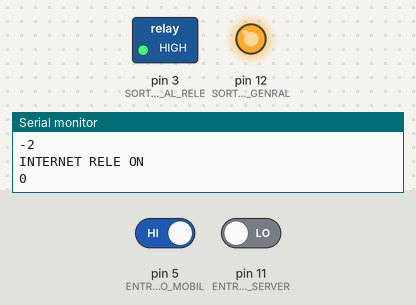
This sketch was run on a simulated Arduino Uno, built with avr-gcc and run on an emulated ATmega328P. Parts: switched loads named in the sketch (green lamp = pin HIGH), output pins drawn as LEDs (lit = HIGH), the last lines printed to the serial monitor. Inputs (shaded band) come from the test bench; at power-on: pin 5 (ENTRADA_INFO_MOBIL) HIGH, pin 11 (ENTRADA_INFO_SERVER) LOW.

Above: at 1.8 s.
1.9 s: pin 5 (ENTRADA_INFO_MOBIL) driven LOW
At 2.8 s:
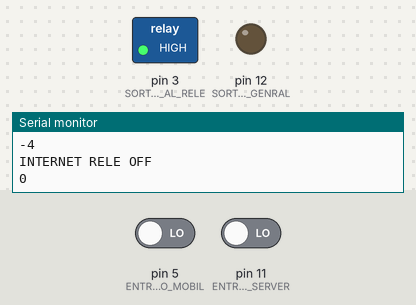
3.5 s: pin 11 (ENTRADA_INFO_SERVER) driven HIGH
At 4.4 s:
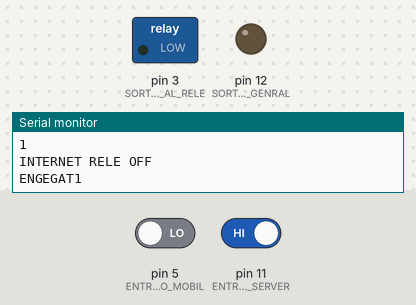
5.5 s: pin 5 (ENTRADA_INFO_MOBIL) driven HIGH
At 7.2 s:
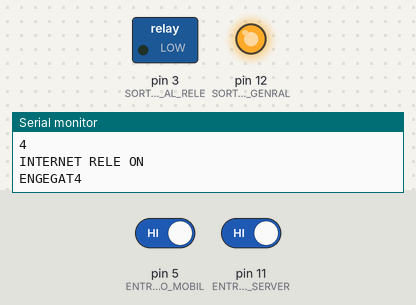
7.5 s: pin 11 (ENTRADA_INFO_SERVER) driven LOW
At 8.7 s:
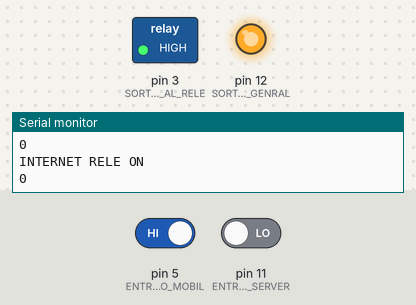
Timing chart, 0 to 10.5 s (numbered marks = the images above; inputs shaded):
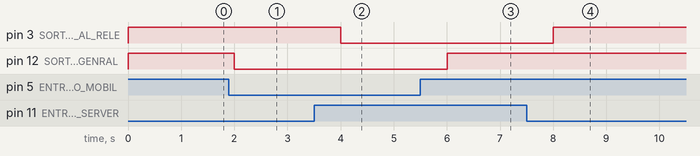

Measured:
- after the input at 1.9 s, pin 12 (SORTIDA_INFO_LLUM_GENRAL): HIGH → LOW after 0.10 s
- after the input at 3.5 s, pin 3 (SORTIDA_CAP_AL_RELE): HIGH → LOW after 0.50 s
- after the input at 5.5 s, pin 12 (SORTIDA_INFO_LLUM_GENRAL): LOW → HIGH after 0.50 s
- after the input at 7.5 s, pin 3 (SORTIDA_CAP_AL_RELE): LOW → HIGH after 0.51 s

The sketch:

Arduino_i2c_reles.ino
```cpp
// Coden by Bepes
////////////// ARDUINO RELES /////////
  bool estat_llum_general = 0; // LLUM APP MOVIL
  bool estat_llum_rele = 0; // LLUM GENERAL
  bool estat_llum_server = 0; // LLUM SERVER
  bool estat = LOW;
  int isOn = 0;
  int isOff= 2;


void setup(){
  Serial.begin(9600);
  pinMode(5, INPUT);// ENTRADA INFO MOBIL
  pinMode(3, OUTPUT); // SORTIDA CAP AL RELE
  pinMode(11, INPUT);// ENTRADA INFO SERVER
  pinMode(12, OUTPUT); // SORTIDA INFO LLUM GENRAL


}
void loop(){
  //ENTRADA INFO SERVER
 if(digitalRead(11) == HIGH){
    Serial.println("LIGHT SERVER ON");
    estat_llum_server = 1;
          ++isOn;
          isOff = 2;
                Serial.println(isOff);

      if(isOn == 1){
            estat = !estat;
      }
      Serial.println(isOn);
  }else{
      Serial.println("LIGHT SERVER OFF");
      estat_llum_server = 0;
    }
    if(digitalRead(11) == LOW){
      isOn = 0;
      if(isOn == 0){
              --isOff;
              if (isOff == 1){
                            estat = !estat;
              }

      }
      --isOff;
      Serial.println(isOff);
    }

      //ENTRADA INFO APP
  if(digitalRead(5) == LOW){
  Serial.println("INTERNET RELE OFF");
  estat_llum_general = 0;
      digitalWrite(12, LOW);

  }
  if(digitalRead(5) == HIGH){
  Serial.println("INTERNET RELE ON");
  estat_llum_general = 1;
    digitalWrite(12, HIGH);
  }

if(estat_llum_server == 1){
  Serial.print("ENGEGAT");
}
  digitalWrite(3, estat);

      Serial.println(isOn);

delay(1000);
  }
```
